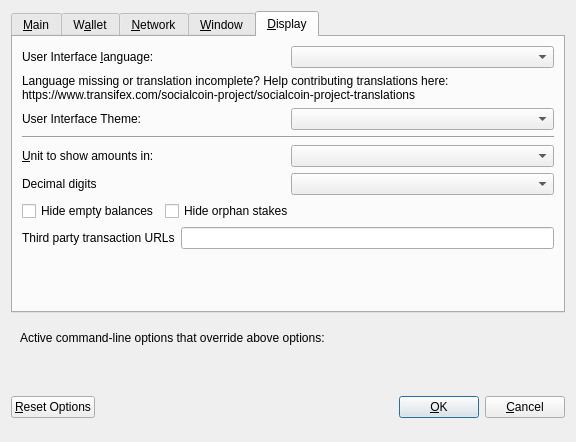
<?xml version="1.0" encoding="UTF-8"?>
<ui version="4.0">
 <class>OptionsDialog</class>
 <widget class="QDialog" name="OptionsDialog">
  <property name="geometry">
   <rect>
    <x>0</x>
    <y>0</y>
    <width>576</width>
    <height>442</height>
   </rect>
  </property>
  <property name="windowTitle">
   <string>Options</string>
  </property>
  <property name="modal">
   <bool>true</bool>
  </property>
  <layout class="QVBoxLayout" name="verticalLayout">
   <item>
    <widget class="QTabWidget" name="tabWidget">
     <property name="currentIndex">
      <number>4</number>
     </property>
     <widget class="QWidget" name="tabMain">
      <attribute name="title">
       <string>&amp;Main</string>
      </attribute>
      <layout class="QVBoxLayout" name="verticalLayout_Main">
       <item>
        <widget class="QCheckBox" name="bitcoinAtStartup">
         <property name="toolTip">
          <string>Automatically start socialcoin after logging in to the system.</string>
         </property>
         <property name="text">
          <string>&amp;Start socialcoin on system login</string>
         </property>
        </widget>
       </item>
       <item>
        <layout class="QHBoxLayout" name="horizontalLayout_2_Main">
         <item>
          <widget class="QLabel" name="databaseCacheLabel">
           <property name="text">
            <string>Size of &amp;database cache</string>
           </property>
           <property name="textFormat">
            <enum>Qt::PlainText</enum>
           </property>
           <property name="buddy">
            <cstring>databaseCache</cstring>
           </property>
          </widget>
         </item>
         <item>
          <widget class="QSpinBox" name="databaseCache"/>
         </item>
         <item>
          <widget class="QLabel" name="databaseCacheUnitLabel">
           <property name="text">
            <string>MB</string>
           </property>
           <property name="textFormat">
            <enum>Qt::PlainText</enum>
           </property>
          </widget>
         </item>
         <item>
          <spacer name="horizontalSpacer_2_Main">
           <property name="orientation">
            <enum>Qt::Horizontal</enum>
           </property>
           <property name="sizeHint" stdset="0">
            <size>
             <width>40</width>
             <height>20</height>
            </size>
           </property>
          </spacer>
         </item>
        </layout>
       </item>
       <item>
        <layout class="QHBoxLayout" name="horizontalLayout_3_Main">
         <item>
          <widget class="QLabel" name="threadsScriptVerifLabel">
           <property name="text">
            <string>Number of script &amp;verification threads</string>
           </property>
           <property name="textFormat">
            <enum>Qt::PlainText</enum>
           </property>
           <property name="buddy">
            <cstring>threadsScriptVerif</cstring>
           </property>
          </widget>
         </item>
         <item>
          <widget class="QSpinBox" name="threadsScriptVerif">
           <property name="toolTip">
            <string>(0 = auto, &lt;0 = leave that many cores free)</string>
           </property>
          </widget>
         </item>
         <item>
          <spacer name="horizontalSpacer_3_Main">
           <property name="orientation">
            <enum>Qt::Horizontal</enum>
           </property>
           <property name="sizeHint" stdset="0">
            <size>
             <width>40</width>
             <height>20</height>
            </size>
           </property>
          </spacer>
         </item>
        </layout>
       </item>
       <item>
        <spacer name="verticalSpacer_2">
         <property name="orientation">
          <enum>Qt::Vertical</enum>
         </property>
         <property name="sizeHint" stdset="0">
          <size>
           <width>20</width>
           <height>40</height>
          </size>
         </property>
        </spacer>
       </item>
       <!--
       <item>
        <widget class="QCheckBox" name="checkBoxZeromintEnable">
         <property name="toolTip">
          <string>Enable automatic minting of socialcoin units to zECA</string>
         </property>
         <property name="layoutDirection">
          <enum>Qt::LeftToRight</enum>
         </property>
         <property name="text">
          <string>Enable zECA Automint</string>
         </property>
        </widget>
       </item>
       <item>
        <layout class="QHBoxLayout" name="horizontalLayout_3">
         <item>
          <widget class="QLabel" name="percentage_label">
           <property name="toolTip">
            <string>Percentage of incoming socialcoin which get automatically converted to zECA via Zerocoin Protocol (min: 10%)</string>
           </property>
           <property name="text">
            <string>Percentage of autominted zECA</string>
           </property>
          </widget>
         </item>
         <item>
          <widget class="QSpinBox" name="zeromintPercentage">
           <property name="minimum">
            <number>1</number>
           </property>
           <property name="maximum">
            <number>100</number>
           </property>
          </widget>
         </item>
        </layout>
       </item>
       <item>
        <layout class="QHBoxLayout" name="horizontalLayout" stretch="0,0">
         <property name="sizeConstraint">
          <enum>QLayout::SetFixedSize</enum>
         </property>
         <item>
          <widget class="QLabel" name="labelPreferredDenom">
           <property name="maximumSize">
            <size>
             <width>16777215</width>
             <height>16777215</height>
            </size>
           </property>
           <property name="toolTip">
            <string>Wait with automatic conversion to Zerocoin until enough socialcoin for this denomination is available</string>
           </property>
           <property name="text">
            <string>Preferred Automint zECA Denomination</string>
           </property>
          </widget>
         </item>
         <item>
          <widget class="QComboBox" name="preferredDenom">
           <property name="maximumSize">
            <size>
             <width>16777215</width>
             <height>27</height>
            </size>
           </property>
           <property name="toolTip">
            <string>Wait with automatic conversion to Zerocoin until enough socialcoin for this denomination is available</string>
           </property>
           <property name="maxVisibleItems">
            <number>9</number>
           </property>
           <property name="maxCount">
            <number>9</number>
           </property>
          </widget>
         </item>
        </layout>
       </item>
      -->
      </layout>
     </widget>
     <widget class="QWidget" name="tabWallet">
      <attribute name="title">
       <string>W&amp;allet</string>
      </attribute>
      <layout class="QVBoxLayout" name="verticalLayout_Wallet">
       <item>
        <layout class="QHBoxLayout" name="horizontalLayout_2_Wallet">
         <item>
          <widget class="QLabel" name="labelStakeSplitThresholdText">
           <property name="text">
            <string>Stake split threshold:</string>
           </property>
          </widget>
         </item>
         <item>
          <widget class="QSpinBox" name="spinBoxStakeSplitThreshold">
           <property name="minimum">
            <number>0</number>
           </property>
           <property name="maximum">
            <number>9999999</number>
           </property>
          </widget>
         </item>
        </layout>
       </item>
       <item>
        <widget class="QGroupBox" name="groupBox">
         <property name="title">
          <string>Expert</string>
         </property>
         <layout class="QVBoxLayout" name="verticalLayout_2">
          <item>
           <widget class="QCheckBox" name="coinControlFeatures">
            <property name="toolTip">
             <string>Whether to show coin control features or not.</string>
            </property>
            <property name="text">
             <string>Enable coin &amp;control features</string>
            </property>
           </widget>
          </item>
          <!--
          <item>
           <widget class="QCheckBox" name="showMasternodesTab">
            <property name="toolTip">
             <string>Show additional tab listing all your masternodes in first sub-tab&lt;br/&gt;and all masternodes on the network in second sub-tab.</string>
            </property>
            <property name="text">
             <string>Show Masternodes Tab</string>
            </property>
           </widget>
          </item>
          -->
          <item>
           <widget class="QCheckBox" name="spendZeroConfChange">
            <property name="toolTip">
             <string>If you disable the spending of unconfirmed change, the change from a transaction&lt;br/&gt;cannot be used until that transaction has at least one confirmation.&lt;br/&gt;This also affects how your balance is computed.</string>
            </property>
            <property name="text">
             <string>&amp;Spend unconfirmed change</string>
            </property>
           </widget>
          </item>
         </layout>
        </widget>
       </item>
       <item>
        <spacer name="verticalSpacer_Wallet">
         <property name="orientation">
          <enum>Qt::Vertical</enum>
         </property>
         <property name="sizeHint" stdset="0">
          <size>
           <width>20</width>
           <height>40</height>
          </size>
         </property>
        </spacer>
       </item>
      </layout>
     </widget>
     <widget class="QWidget" name="tabNetwork">
      <attribute name="title">
       <string>&amp;Network</string>
      </attribute>
      <layout class="QVBoxLayout" name="verticalLayout_Network">
       <item>
        <widget class="QCheckBox" name="mapPortUpnp">
         <property name="toolTip">
          <string>Automatically open the socialcoin client port on the router. This only works when your router supports UPnP and it is enabled.</string>
         </property>
         <property name="text">
          <string>Map port using &amp;UPnP</string>
         </property>
        </widget>
       </item>
       <item>
        <widget class="QCheckBox" name="allowIncoming">
         <property name="toolTip">
          <string>Accept connections from outside</string>
         </property>
         <property name="text">
          <string>Allow incoming connections</string>
         </property>
        </widget>
       </item>
       <item>
        <widget class="QCheckBox" name="connectSocks">
         <property name="toolTip">
          <string>Connect to the socialcoin network through a SOCKS5 proxy.</string>
         </property>
         <property name="text">
          <string>&amp;Connect through SOCKS5 proxy (default proxy):</string>
         </property>
        </widget>
       </item>
       <item>
        <layout class="QHBoxLayout" name="horizontalLayout_1_Network">
         <item>
          <widget class="QLabel" name="proxyIpLabel">
           <property name="text">
            <string>Proxy &amp;IP:</string>
           </property>
           <property name="textFormat">
            <enum>Qt::PlainText</enum>
           </property>
           <property name="buddy">
            <cstring>proxyIp</cstring>
           </property>
          </widget>
         </item>
         <item>
          <widget class="QValidatedLineEdit" name="proxyIp">
           <property name="minimumSize">
            <size>
             <width>140</width>
             <height>0</height>
            </size>
           </property>
           <property name="maximumSize">
            <size>
             <width>140</width>
             <height>16777215</height>
            </size>
           </property>
           <property name="toolTip">
            <string>IP address of the proxy (e.g. IPv4: 127.0.0.1 / IPv6: ::1)</string>
           </property>
          </widget>
         </item>
         <item>
          <widget class="QLabel" name="proxyPortLabel">
           <property name="text">
            <string>&amp;Port:</string>
           </property>
           <property name="textFormat">
            <enum>Qt::PlainText</enum>
           </property>
           <property name="buddy">
            <cstring>proxyPort</cstring>
           </property>
          </widget>
         </item>
         <item>
          <widget class="QLineEdit" name="proxyPort">
           <property name="minimumSize">
            <size>
             <width>55</width>
             <height>0</height>
            </size>
           </property>
           <property name="maximumSize">
            <size>
             <width>55</width>
             <height>16777215</height>
            </size>
           </property>
           <property name="toolTip">
            <string>Port of the proxy (e.g. 9050)</string>
           </property>
          </widget>
         </item>
         <item>
          <spacer name="horizontalSpacer_1_Network">
           <property name="orientation">
            <enum>Qt::Horizontal</enum>
           </property>
           <property name="sizeHint" stdset="0">
            <size>
             <width>40</width>
             <height>20</height>
            </size>
           </property>
          </spacer>
         </item>
        </layout>
       </item>
       <item>
        <spacer name="verticalSpacer_Network">
         <property name="orientation">
          <enum>Qt::Vertical</enum>
         </property>
         <property name="sizeHint" stdset="0">
          <size>
           <width>20</width>
           <height>40</height>
          </size>
         </property>
        </spacer>
       </item>
      </layout>
     </widget>
     <widget class="QWidget" name="tabWindow">
      <attribute name="title">
       <string>&amp;Window</string>
      </attribute>
      <layout class="QVBoxLayout" name="verticalLayout_Window">
       <item>
        <widget class="QCheckBox" name="minimizeToTray">
         <property name="toolTip">
          <string>Show only a tray icon after minimizing the window.</string>
         </property>
         <property name="text">
          <string>&amp;Minimize to the tray instead of the taskbar</string>
         </property>
        </widget>
       </item>
       <item>
        <widget class="QCheckBox" name="minimizeOnClose">
         <property name="toolTip">
          <string>Minimize instead of exit the application when the window is closed. When this option is enabled, the application will be closed only after selecting Quit in the menu.</string>
         </property>
         <property name="text">
          <string>M&amp;inimize on close</string>
         </property>
        </widget>
       </item>
       <item>
        <spacer name="verticalSpacer_Window">
         <property name="orientation">
          <enum>Qt::Vertical</enum>
         </property>
         <property name="sizeHint" stdset="0">
          <size>
           <width>20</width>
           <height>40</height>
          </size>
         </property>
        </spacer>
       </item>
      </layout>
     </widget>
     <widget class="QWidget" name="tabDisplay">
      <attribute name="title">
       <string>&amp;Display</string>
      </attribute>
      <layout class="QVBoxLayout" name="verticalLayout_Display">
       <item>
        <layout class="QHBoxLayout" name="horizontalLayout_1_Display">
         <item>
          <widget class="QLabel" name="langLabel">
           <property name="text">
            <string>User Interface &amp;language:</string>
           </property>
           <property name="textFormat">
            <enum>Qt::PlainText</enum>
           </property>
           <property name="buddy">
            <cstring>lang</cstring>
           </property>
          </widget>
         </item>
         <item>
          <widget class="QValueComboBox" name="lang">
           <property name="toolTip">
            <string>The user interface language can be set here. This setting will take effect after restarting socialcoin.</string>
           </property>
          </widget>
         </item>
        </layout>
       </item>
       <item>
        <widget class="QLabel" name="label_3">
         <property name="toolTip">
          <string notr="true"/>
         </property>
         <property name="statusTip">
          <string notr="true"/>
         </property>
         <property name="whatsThis">
          <string notr="true"/>
         </property>
         <property name="accessibleName">
          <string notr="true"/>
         </property>
         <property name="text">
          <string>Language missing or translation incomplete? Help contributing translations here:
https://www.transifex.com/socialcoin-project/socialcoin-project-translations</string>
         </property>
         <property name="wordWrap">
          <bool>true</bool>
         </property>
         <property name="openExternalLinks">
          <bool>true</bool>
         </property>
         <property name="textInteractionFlags">
          <set>Qt::TextBrowserInteraction</set>
         </property>
        </widget>
       </item>
       <item>
        <layout class="QHBoxLayout" name="horizontalLayout_2_Display" stretch="0,0">
         <item>
          <widget class="QLabel" name="themeLabel">
           <property name="text">
            <string>User Interface Theme:</string>
           </property>
          </widget>
         </item>
         <item>
          <widget class="QValueComboBox" name="theme"/>
         </item>
        </layout>
       </item>
       <item>
        <widget class="Line" name="line">
         <property name="orientation">
          <enum>Qt::Horizontal</enum>
         </property>
        </widget>
       </item>
       <item>
        <layout class="QHBoxLayout" name="horizontalLayout_3_Display">
         <item>
          <widget class="QLabel" name="unitLabel">
           <property name="text">
            <string>&amp;Unit to show amounts in:</string>
           </property>
           <property name="textFormat">
            <enum>Qt::PlainText</enum>
           </property>
           <property name="buddy">
            <cstring>unit</cstring>
           </property>
          </widget>
         </item>
         <item>
          <widget class="QValueComboBox" name="unit">
           <property name="toolTip">
            <string>Choose the default subdivision unit to show in the interface and when sending coins.</string>
           </property>
          </widget>
         </item>
        </layout>
       </item>
       <item>
        <layout class="QHBoxLayout" name="horizontalLayout_4_Display">
         <item>
          <widget class="QLabel" name="digitsLabel">
           <property name="text">
            <string>Decimal digits</string>
           </property>
          </widget>
         </item>
         <item>
          <widget class="QValueComboBox" name="digits"/>
         </item>
        </layout>
       </item>
       <item>
        <layout class="QHBoxLayout" name="horizontalLayout_5_Display">
         <item>
          <widget class="QCheckBox" name="checkBoxHideZeroBalances">
           <property name="toolTip">
            <string>Hide empty balances</string>
           </property>
           <property name="layoutDirection">
            <enum>Qt::LeftToRight</enum>
           </property>
           <property name="text">
            <string>Hide empty balances</string>
           </property>
          </widget>
         </item>
         <item>
          <widget class="QCheckBox" name="checkBoxHideOrphans">
           <property name="toolTip">
            <string>Hide orphan stakes in transaction lists</string>
           </property>
           <property name="text">
            <string>Hide orphan stakes</string>
           </property>
          </widget>
         </item>
         <item>
          <spacer name="horizontalSpacer">
           <property name="orientation">
            <enum>Qt::Horizontal</enum>
           </property>
           <property name="sizeHint" stdset="0">
            <size>
             <width>40</width>
             <height>20</height>
            </size>
           </property>
          </spacer>
         </item>
        </layout>
       </item>
       <item>
        <layout class="QHBoxLayout" name="horizontalLayout_6_Display">
         <item>
          <widget class="QLabel" name="thirdPartyTxUrlsLabel">
           <property name="toolTip">
            <string>Third party URLs (e.g. a block explorer) that appear in the transactions tab as context menu items. %s in the URL is replaced by transaction hash. Multiple URLs are separated by vertical bar |.</string>
           </property>
           <property name="text">
            <string>Third party transaction URLs</string>
           </property>
           <property name="buddy">
            <cstring>thirdPartyTxUrls</cstring>
           </property>
          </widget>
         </item>
         <item>
          <widget class="QLineEdit" name="thirdPartyTxUrls">
           <property name="toolTip">
            <string>Third party URLs (e.g. a block explorer) that appear in the transactions tab as context menu items. %s in the URL is replaced by transaction hash. Multiple URLs are separated by vertical bar |.</string>
           </property>
          </widget>
         </item>
        </layout>
       </item>
       <item>
        <spacer name="verticalSpacer">
         <property name="orientation">
          <enum>Qt::Vertical</enum>
         </property>
         <property name="sizeHint" stdset="0">
          <size>
           <width>20</width>
           <height>40</height>
          </size>
         </property>
        </spacer>
       </item>
      </layout>
     </widget>
    </widget>
   </item>
   <item>
    <widget class="QFrame" name="frame">
     <layout class="QVBoxLayout" name="verticalLayout_Bottom">
      <item>
       <layout class="QHBoxLayout" name="horizontalLayout_Bottom">
        <item>
         <widget class="QLabel" name="overriddenByCommandLineInfoLabel">
          <property name="text">
           <string>Active command-line options that override above options:</string>
          </property>
          <property name="textFormat">
           <enum>Qt::PlainText</enum>
          </property>
         </widget>
        </item>
        <item>
         <spacer name="horizontalSpacer_Bottom">
          <property name="orientation">
           <enum>Qt::Horizontal</enum>
          </property>
          <property name="sizeHint" stdset="0">
           <size>
            <width>40</width>
            <height>20</height>
           </size>
          </property>
         </spacer>
        </item>
       </layout>
      </item>
      <item>
       <widget class="QLabel" name="overriddenByCommandLineLabel">
        <property name="text">
         <string/>
        </property>
        <property name="textFormat">
         <enum>Qt::PlainText</enum>
        </property>
        <property name="wordWrap">
         <bool>true</bool>
        </property>
       </widget>
      </item>
     </layout>
    </widget>
   </item>
   <item>
    <layout class="QHBoxLayout" name="horizontalLayout_Buttons">
     <item>
      <widget class="QPushButton" name="resetButton">
       <property name="toolTip">
        <string>Reset all client options to default.</string>
       </property>
       <property name="text">
        <string>&amp;Reset Options</string>
       </property>
       <property name="autoDefault">
        <bool>false</bool>
       </property>
      </widget>
     </item>
     <item>
      <spacer name="horizontalSpacer_1">
       <property name="orientation">
        <enum>Qt::Horizontal</enum>
       </property>
       <property name="sizeHint" stdset="0">
        <size>
         <width>40</width>
         <height>48</height>
        </size>
       </property>
      </spacer>
     </item>
     <item>
      <widget class="QLabel" name="statusLabel">
       <property name="minimumSize">
        <size>
         <width>200</width>
         <height>0</height>
        </size>
       </property>
       <property name="font">
        <font>
         <weight>75</weight>
         <bold>true</bold>
        </font>
       </property>
       <property name="text">
        <string/>
       </property>
       <property name="textFormat">
        <enum>Qt::PlainText</enum>
       </property>
       <property name="wordWrap">
        <bool>true</bool>
       </property>
      </widget>
     </item>
     <item>
      <spacer name="horizontalSpacer_2">
       <property name="orientation">
        <enum>Qt::Horizontal</enum>
       </property>
       <property name="sizeHint" stdset="0">
        <size>
         <width>40</width>
         <height>48</height>
        </size>
       </property>
      </spacer>
     </item>
     <item>
      <widget class="QPushButton" name="okButton">
       <property name="text">
        <string>&amp;OK</string>
       </property>
       <property name="autoDefault">
        <bool>false</bool>
       </property>
       <property name="default">
        <bool>true</bool>
       </property>
      </widget>
     </item>
     <item>
      <widget class="QPushButton" name="cancelButton">
       <property name="text">
        <string>&amp;Cancel</string>
       </property>
       <property name="autoDefault">
        <bool>false</bool>
       </property>
      </widget>
     </item>
    </layout>
   </item>
  </layout>
 </widget>
 <customwidgets>
  <customwidget>
   <class>QValidatedLineEdit</class>
   <extends>QLineEdit</extends>
   <header>qvalidatedlineedit.h</header>
  </customwidget>
  <customwidget>
   <class>QValueComboBox</class>
   <extends>QComboBox</extends>
   <header>qvaluecombobox.h</header>
  </customwidget>
 </customwidgets>
 <resources/>
 <connections/>
</ui>
